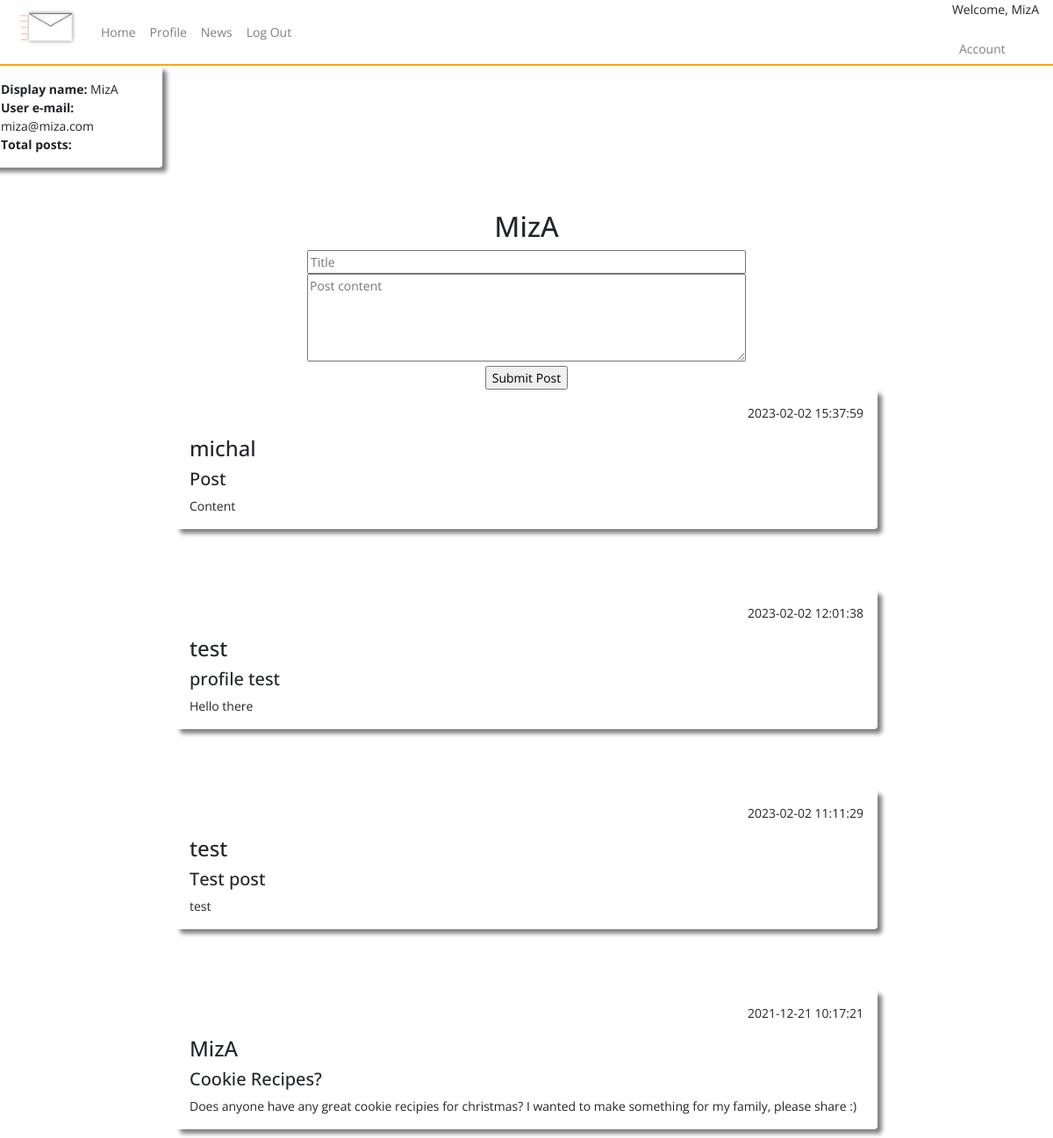
Page /index (signed in) on the committed database.
### tables this page shows
CREATE TABLE users (
    ID INTEGER PRIMARY KEY AUTOINCREMENT,
    username TEXT NOT NULL,
    password TEXT NOT NULL,
    email TEXT NOT NULL UNIQUE
, user_type VARCHAR);

CREATE TABLE posts (
    ID INTEGER PRIMARY KEY AUTOINCREMENT,
    title TEXT NOT NULL,
    content TEXT NOT NULL,
    by_user TEXT NOT NULL,
    created_at timestamp default current_timestamp
);

### app.py (the view)
@app.route("/index")
def posts():
   if not session.get('username'):
    return redirect(url_for('home'))
   posts=query_db('SELECT * FROM posts ORDER BY created_at DESC')
   user=query_db('SELECT * FROM users WHERE username = ?', [session['username']], True)
   return render_template('index.html', posts = posts, user = user)

### app.py (called while the page is built)
def query_db(query, args=(), one=False):
    con = g._database = sqlite3.connect(DATABASE)
    con.row_factory = sqlite3.Row
    cur = con.execute(query, args)
    rv = cur.fetchall()
    cur.close()
    return (rv[0] if rv else None) if one else rv

### templates/index.html (shortened to what this page needs)
{% include "layout.html" %}
{% include "nav.html" %}
<body>
<div class="row h-500 acc_snippet">
  <div class="col-4 shadow p-3 mb-5 rounded">
      <b>Display name:</b> {{ user.username }}<br>
      <b>User e-mail:</b> {{ user.email }}<br>
      <b>Total posts:</b>
  </div>
</div>
<div class="container-fluid create-post">
  <div class="row h-500">
    <div class="col">
      <h2>{{session.username}}</h2>
      <form action="{{ url_for('post_submit') }}" method="POST" id="post_form">
        <input type="text" placeholder="Title" name="title" style="width: 500px" required/><br>
        <textarea placeholder="Post content" form="post_form" name="content" style="height: 100px; width: 500px" required></textarea>
        <br/>
        <input type="submit" value="Submit Post" />
      </form>
</div>
</div>
</div>
    {% for post in posts %}
    <div class="shadow mx-auto posts p-3 mb-5 rounded">
    <p align="right">{{  post.created_at  }}</p>
    <h4>{{ post.by_user }}</h4>
    <h5>{{ post.title }}</h5>
    {{ post.content }}<br/>
    </div>
    <br/>
    {% endfor %}
</body>
</body>

### templates/layout.html (shortened to what this page needs)
<!doctype html>
<head>
  <link href="{{ url_for('static', filename='css/bootstrap.min.css') }}" rel="stylesheet">
  <link href="{{ url_for('static', filename='css/style.css') }}" rel="stylesheet">
  <link href="https://cdnjs.cloudflare.com/ajax/libs/toastr.js/latest/toastr.min.css" rel="stylesheet">
</head>

### templates/nav.html (shortened to what this page needs)
<nav class="navbar nav-main navbar-expand-lg navbar-light">
    <a class="navbar-brand">
      <img src="{{url_for('static', filename='assets/logo.png')}}" alt="logo" style="height: 75px;">
    </a>
    <div class="collapse navbar-collapse" id="navbarNav">
      <ul class="navbar-nav">
        <li class="nav-item">
          <a class="nav-link" href="{{ url_for('posts') }}">Home</a>
        </li>
        <li class="nav-item">
          <a class="nav-link" href="{{ url_for('profile') }}">Profile</a>
        </li>
        <li class="nav-item">
          <a class="nav-link" href="{{ url_for('news') }}">News</a>
        </li>
        <li class="nav-item">
          <a class="nav-link" href="{{ url_for('logout') }}">Log Out</a>
        </li>
      </ul>
    </div>
    <div class="welcome-session">
      <p>Welcome, {{session.username}}</p>
      <ul class="navbar-nav">
        <li class="nav-item">
          <a class="nav-link" href="{{ url_for('account_settings') }}">Account</a>
        </li>
      </ul>
    </div>
  </nav>

### static/css/style.css (style rules this page uses)
body { font-family: 'Open Sans', sans-serif; font-weight: 400px; font-size: 14px; }
.shadow { box-shadow: 5px 5px 5px grey; }
.posts { width: 800px; }
.create-post { margin-left: auto; margin-right: auto; justify-content: center; text-align: center; padding-top: -20px; }
.nav-main { background-color: rgb(255, 255, 255); border-bottom: 2px solid orange; height: 75px; }
.welcome-session { text-align: right; }
.acc_snippet { width: 50%; }

### rows in the picture
users: username "MizA", email "miza@miza.com"
posts: created_at "2023-02-02 15:37:59", by_user "michal", title "Post", content "Content"
posts: created_at "2023-02-02 12:01:38", by_user "test", title "profile test", content "Hello there"
posts: created_at "2023-02-02 11:11:29", by_user "test", title "Test post", content "test"
posts: created_at "2021-12-21 10:17:21", by_user "MizA", title "Cookie Recipes?", content "Does anyone have any great cookie recipies for christmas? I wanted to make something for my family, please share :)"

### other values in the picture
{{ session.username }} "MizA"
